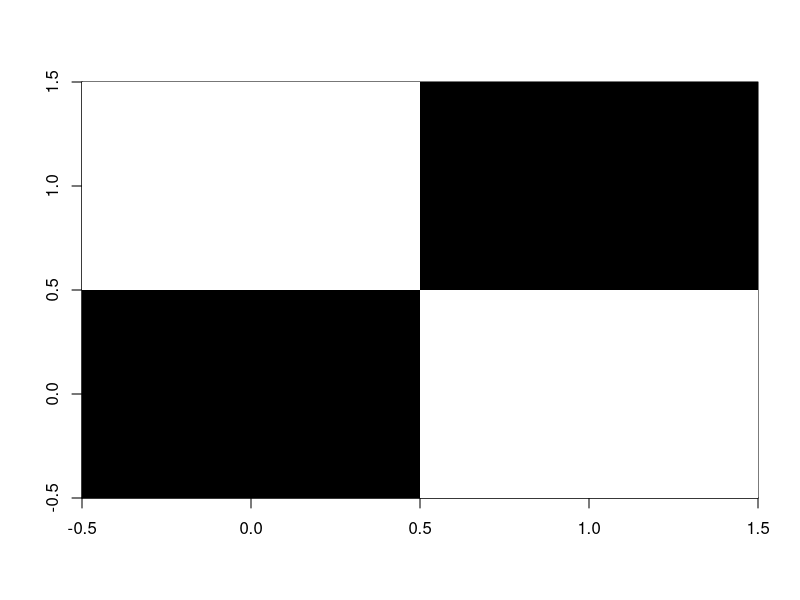
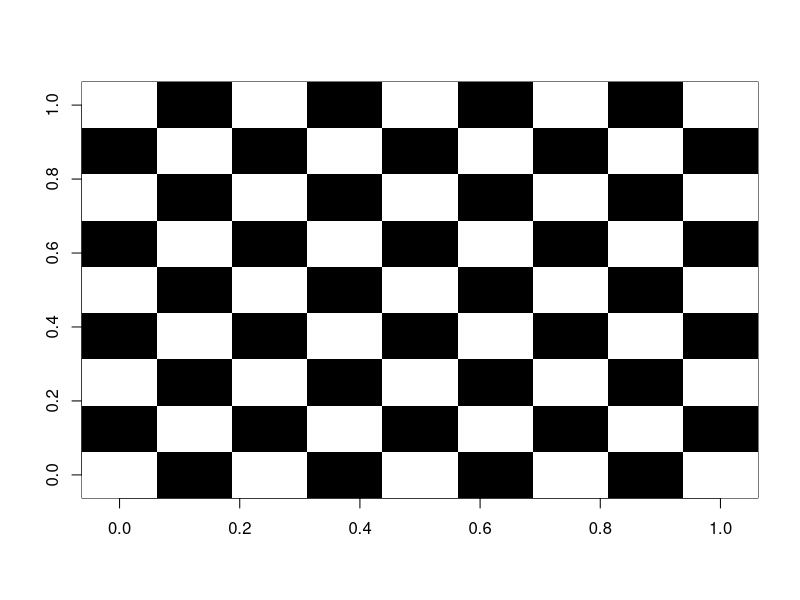

These charts were generated, in order, by the following R code:
#通常課題
tmp<-c(2,3,4,5,6,7,8,9)
tmp
tmp[2]<-1
tmp[8]<-3
tmp
mean(tmp)
sum(tmp)
vector<-c(tmp)
vector
sort(vector)
tmp<-rbind(c(1,2),c(3,4))
tmp
tmp<-rbind(c(1,0),c(0,1))
tmp
tmp<-matrix(c(0,1,1,0),2,2)
View(tmp)
image(tmp,col=c("black","white"))

tmp<-matrix(rep(0:1,81),9,9)
image(tmp,col=c("white","black"))